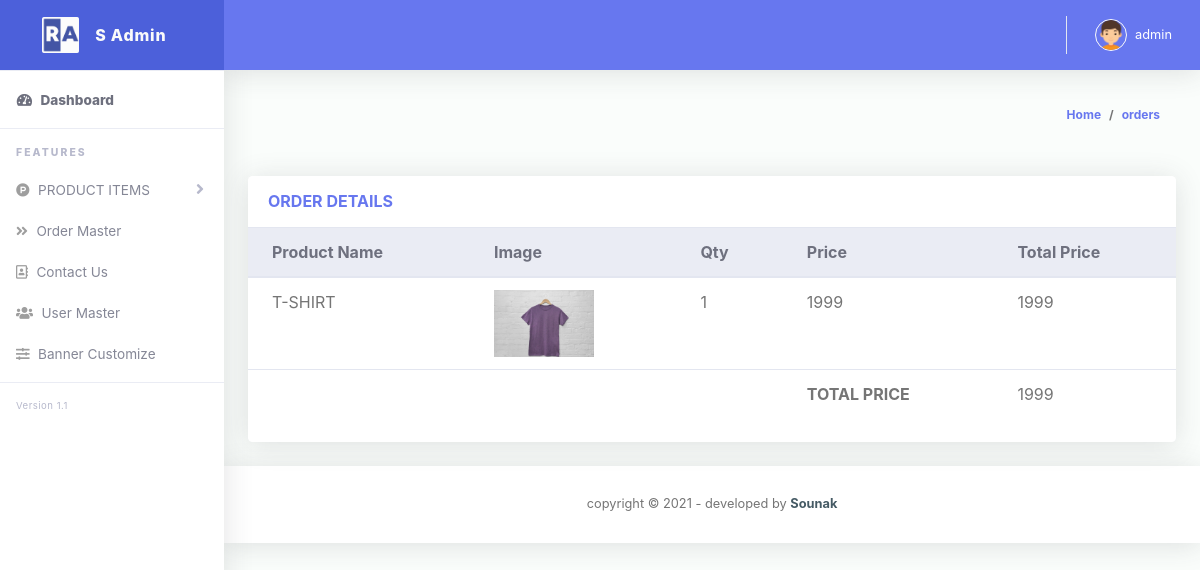
The app's page /admin/show_order.php?id=48 (signed in) with its own data.
### tables this page shows
CREATE TABLE `product` (
  `id` int(11) NOT NULL,
  `categories_id` int(11) NOT NULL,
  `name` varchar(255) NOT NULL,
  `mrp` float NOT NULL,
  `price` float NOT NULL,
  `qty` int(11) NOT NULL,
  `image` varchar(255) NOT NULL,
  `description` text NOT NULL,
  `short_description` varchar(2000) NOT NULL,
  `meta_title` varchar(2000) NOT NULL,
  `meta_desc` varchar(2000) NOT NULL,
  `meta_keyword` varchar(2000) NOT NULL,
  `best_seller` tinyint(4) NOT NULL,
  `status` tinyint(4) NOT NULL
);

### admin/function.inc.php (called while the page is built, shortened)
<?php
	function get_value($conn,$srt){
		if($srt!=''){
			$srt=trim($srt);
			return mysqli_real_escape_string($conn , $srt);
		}
	}
?>

### admin/show_order.php (the view, shortened to what this page needs)
<?php
	require('header.inc.php');
	if(isset($_GET['id']) && $_GET['id']!=''){
		$id=get_value($conn,$_GET['id']);
		$check_result=mysqli_query($conn,"select * from orders_detail where order_id='$id'");
		if(mysqli_num_rows($check_result)>0){
			$order_id=$id;
		}
	}
?>
        <div class="container-fluid" id="container-wrapper">
          <div class="d-sm-flex align-items-center justify-content-between mb-4">
            <ol class="breadcrumb">
              <li class="breadcrumb-item"><a href="index.php">Home</a></li>
              <li class="breadcrumb-item"><a href="order_master.php">orders</a></li>
            </ol>
          </div>
          <div class="row">
            <div class="col-lg-12 mb-4">
              <div class="card">
                <div class="card-header py-3 d-flex flex-row align-items-center justify-content-between">
                  <h6 class="m-0 font-weight-bold text-primary">ORDER DETAILS</h6>
                </div>
                <div class="table-responsive">
                  <table class="table align-items-center table-flush">
                    <thead class="thead-light">
                      <tr>
                        <th>Product Name</th>
                        <th>Image</th>
                        <th>Qty</th>
                        <th>Price</th>
                        <th>Total Price</th>
                      </tr>
                    </thead>
                    <tbody>
					<?php
						$product_id=array();
						$qty=array();
						$total_price=0;
						$result=mysqli_query($conn,"select * from orders_detail where order_id='$order_id'");
						while($row=mysqli_fetch_assoc($result)){
							$product_id[]=$row['product_id'];
							$qty[]=$row['qty'];
						}
						for($i=0; $i<count($product_id); $i++){
							$id=$product_id[$i];
							$product_qty=$qty[$i];
							$product_result=mysqli_query($conn,"select * from product where id='$id'");
							$product_row=mysqli_fetch_assoc($product_result);
					?>
                      <tr>
                        <td><?php echo $product_row['name']?></td>
                        <td><img src="../<?php echo $product_row['image']?>" width="100px" alt="product img" /></td>
                        <td><?php echo $product_qty?></td>
                        <td><?php echo $product_row['price']?></td>
                        <td><?php echo $product_qty*$product_row['price']?></td>
                      </tr>
					<?php
						$total_price+=$product_qty*$product_row['price'];
						}
					?>
					<tr>
						<td colspan="3"></td>
						<td class="product-name"><b>TOTAL PRICE </b></td>
						<td class="product-name"><?php echo $total_price?></td>
					</tr>
                    </tbody>
                  </table>
                </div>
                <div class="card-footer"></div>
              </div>
            </div>
          </div>
        </div>
<?php
	require('footer.inc.php');
?>

### records on screen
product: name "T-SHIRT", image (picture), product_qty "1", price "1999", $product_qty*$product_row['price'] "1999"

### other values on screen
$admin_name "admin"
$total_price "1999"
